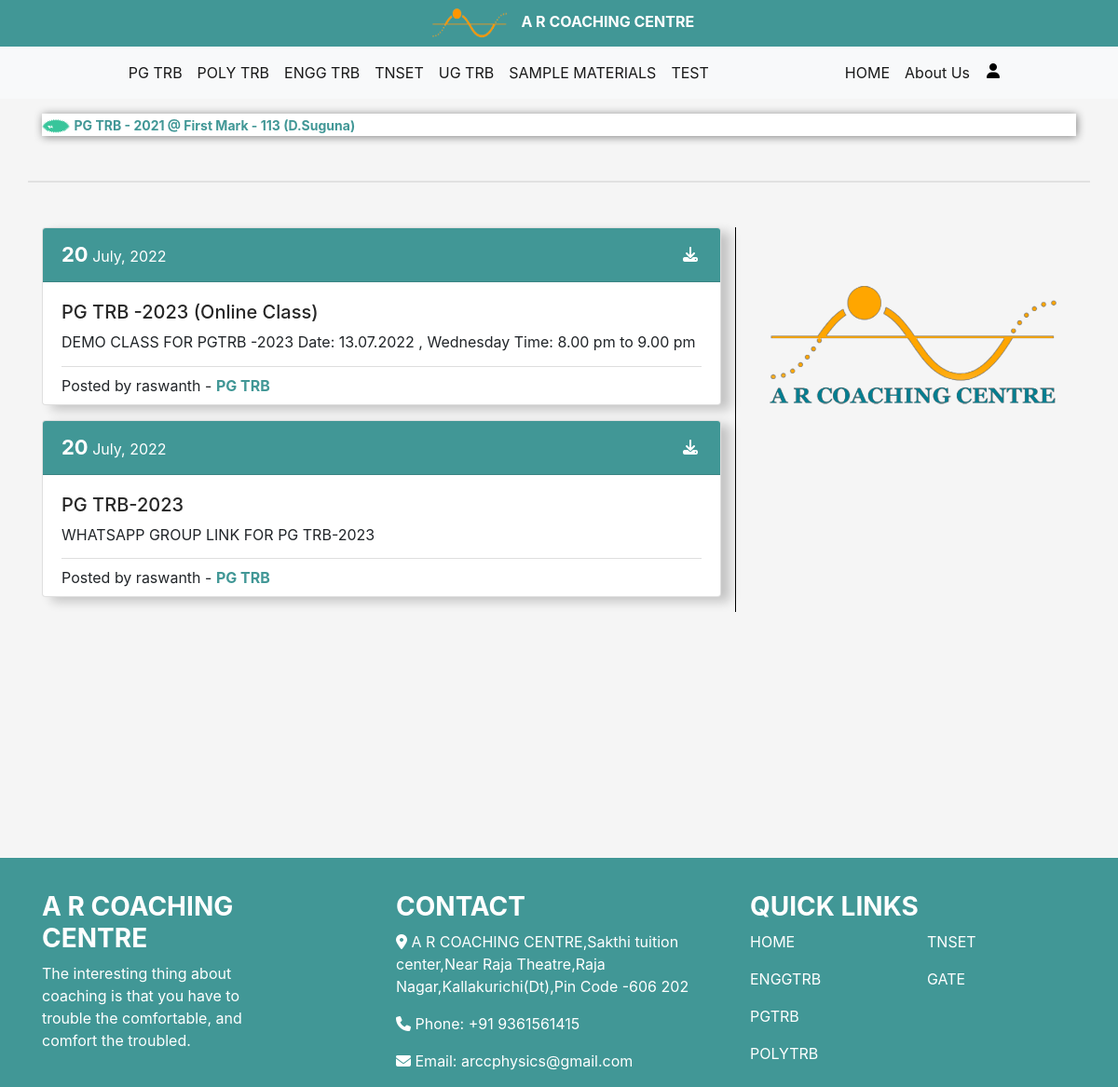
The page /pgtrb on the database as committed earlier.
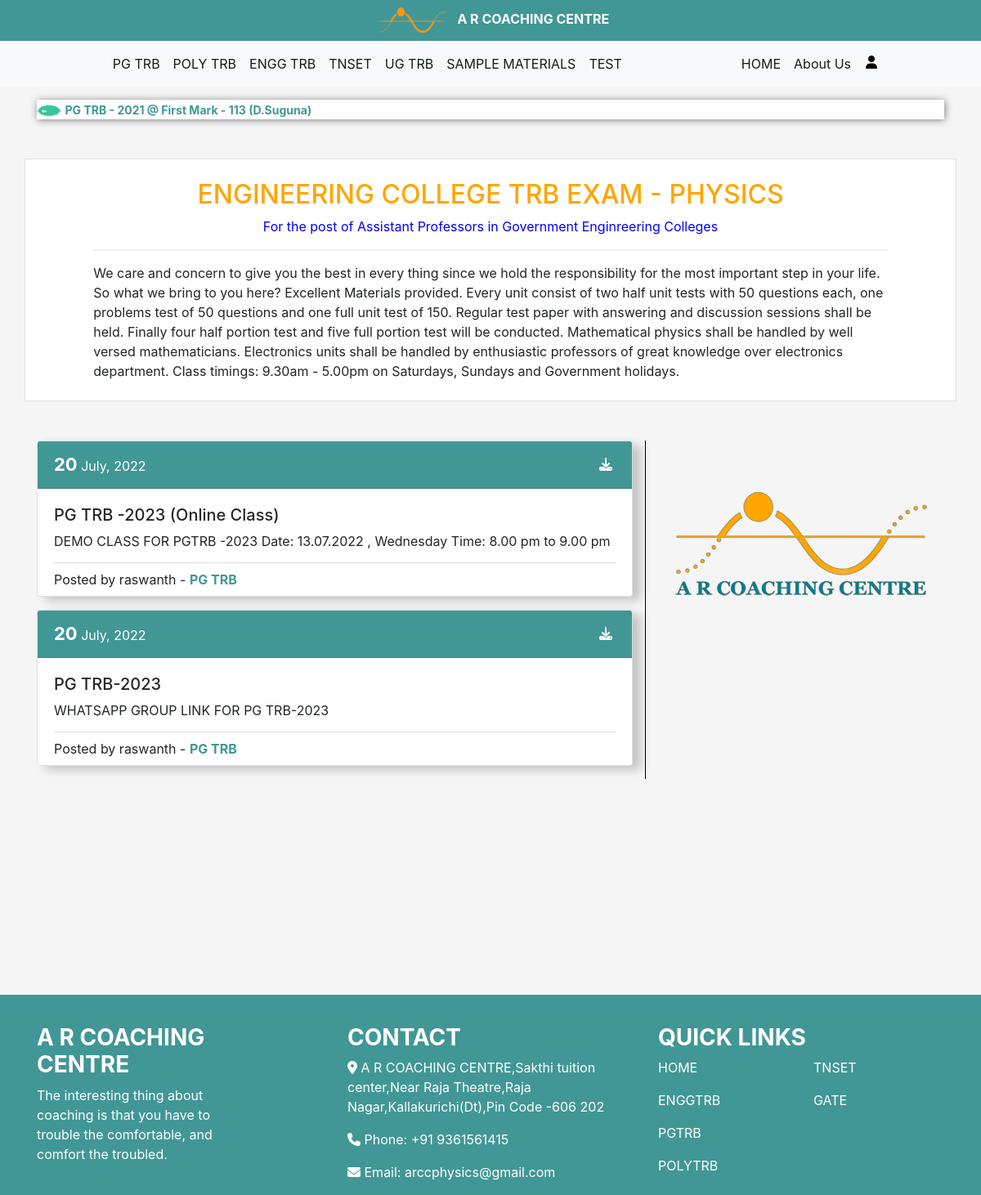
The same page on the database as committed later.
### blog/models.py (models this page shows, shortened)
class Announcement(models.Model):
	announcement = RichTextField(max_length=500)
	time = models.DateTimeField(default=timezone.now)
	author = models.ForeignKey(User, on_delete=models.CASCADE)

class Post(models.Model):
	title = models.CharField(max_length=255)
	content = RichTextField()
	date_posted = models.DateTimeField(auto_now_add=True)
	author = models.ForeignKey(User, on_delete=models.CASCADE)
	tag =  models.CharField(max_length=255, null=False)
	link = models.CharField(max_length=255, blank=True)

class Content(models.Model):
	title = models.CharField(max_length=100)
	sub_title = models.CharField(max_length=200)
	subject = RichTextField(blank=True, null=True)
	nickname = models.CharField(max_length=20)

### blog/views.py (the view)
# urls.py: path('pgtrb',views.contentPage, name='pgtrb'),
def contentPage(request):
    context={
        'contents':Content.objects.filter(nickname='ENGG TRB'),
        'posts' : Post.objects.filter(tag='PG TRB').order_by('date_posted'),
        'announcements' : Announcement.objects.all()
    }
    return render(request, "blog/content.html", context)

### blog/templates/blog/content.html (shortened to what this page needs)
{% extends "blog/base.html" %}
{% block content%}
<div class="container my-5" style="background-color: white; border: 1px solid rgb(225, 225, 225);">
    {% for Content in contents %}
    <div class="m-md-4 m-sm-3" style="padding-left:4%; padding-right:4%;">
        <h2 style="color: orange; text-align: center">{{ Content.title }}</h2>
        <p style="text-align: center; color: blue">{{ Content.sub_title }}</p>
        <hr>
        <div>
          {{ Content.subject|safe }}
        </div>
    </div>
    {% endfor %}
</div>
<div class="container mt-5">
    <div class="row">
        <div class="col-md-8 col-sm-12 card1">
        {% for Post in posts %}
        <div class="card mb-3" style="box-shadow:10px 5px 12px rgba(0, 0, 0, 0.2);">
            <div class="card-header" style="background-color: rgb(65, 151, 150); color: white;">
                <b style="font-size: 22px">{{Post.date_posted|date:"d"}}</b>
                <c>{{Post.date_posted|date:"F, Y"}}</c>
                <a href="http://{{Post.link}}" class="fa fa-download float-right mt-2 mr-1" style="color: white;"></a>
            </div>
            <div class="card-body">
                <h5 style="color: rgb(39, 39, 39)">{{Post.title}}</h5>
                {{Post.content|safe}}
                <div class="post-sub pt-2 pb-2">
                    <p style="margin: 0">Posted by {{Post.author}} - <b style="color: rgb(65, 151, 150)">{{Post.tag}}</b></p>
                </div>
            </div>
        </div>
        {% endfor %}
    </div>
            <div class="col-md-4 col-sm-10">
                <img src="/static/images/logo.png" alt="" width="100%">
            </div>
        </div>
</div>
{% endblock content%}

### blog/templates/blog/base.html (shortened to what this page needs)
{% load static %}
<!DOCTYPE html>
<html lang="en">
<head>
    <link rel="stylesheet" href="https://cdn.jsdelivr.net/npm/bootstrap@4.0.0/dist/css/bootstrap.min.css">
    <link href="{% static 'css/base.css' %}" rel="stylesheet" >
</head>
<body>
    <header>
        <nav class="container-fluid" style="text-align: center; background-color: rgb(65, 151, 150);">
            <img src="/static/images/logo-head.png" alt="" height="50" width="100">
            <a href="{% url 'main' %}" class="" style="color: white; text-decoration: none;"><b>A R COACHING CENTRE</b></a>
        </nav>
        <nav class="navbar navbar-expand-lg navbar-light bg-light" id="nav2">
            <div class="collapse navbar-collapse" id="navbarMenu" style="margin-left: 5%;">
              <ul class="navbar-nav mr-auto" style="margin-left: 5%;">
                <li class="nav-item active">
                  <a class="nav-link" href="{% url 'pgtrb' %}">PG TRB<span class="sr-only">(current)</span></a>
                </li>
                <li class="nav-item active">
                  <a class="nav-link" href="{% url 'polytrb' %}">POLY TRB</a>
                </li>
                <li class="nav-item active">
                  <a class="nav-link" href="{% url 'enggtrb' %}">ENGG TRB</a>
                </li>
                <li class="nav-item active">
                    <a class="nav-link" href="{% url 'tnset' %}">TNSET</a>
                </li>
                <li class="nav-item active">
                    <a class="nav-link" href="{% url 'ugtrb' %}">UG TRB</a>
                </li>
                <li class="nav-item active">
                    <a class="nav-link" href="{% url 'sample' %}">SAMPLE MATERIALS</a>
                </li>
                <li class="nav-item active">
                    <a class="nav-link" href="{% url 'slogin' %}">TEST</a>
                </li>
                </ul>
                <ul class="navbar-nav" style="margin-right: 10%; display: flex;">
                    <li class="nav-item active">
                        <a class="nav-link" href="{% url 'main' %}">HOME</a>
                    </li>
                    <li class="nav-item active">
                        <a class="nav-link" href="{% url 'about' %}">About Us</a>
                    </li>
                    <li class="nav-item active">
                        {% if user.is_authenticated %}
                            <a href="{% url 'logout' %}"><i style="margin-left: 10px; margin-top: 10px; color: black;" class="fa fa-solid fa fa-user"></i></a>
                        {% else %}
                            <a href="{% url 'login' %}"><i style="margin-left: 10px; margin-top: 10px; color: black;" class="fa fa-solid fa fa-user"></i></a>
                        {% endif %}
                    </li>
                </ul>
            </div>
        </nav>
    </header>
    <main>
    <div class="container mt-3">
      <div style="background-color: white; box-shadow: 1px 1px 10px grey">
        {% for Announcement in announcements %}
                <marquee direction="left">
                    <img src="/static/images/new.gif" height=15 width=30>
                    <a style="font-size: 14px; color: rgb(65, 151, 150)"><b>{{Announcement.announcement}}</b></a>
                </marquee>
        {% endfor %}
      </div>
    </div>
    <div>
        {% block content %}{% endblock content %}
        <br>
    </div>
</main>
<section>
  <footer class="text-white">
    <div class="static-bottom" style="margin-top:2% ">
      <div class="container">
        <div class="row">
          <div class="col-md-3 footer-about wow fadeInUp">
            <h3><b>A R COACHING CENTRE</b></h3>
            <p>
              The interesting thing about coaching is that you have to trouble the comfortable, and comfort the troubled.
            </p>
                </div>
          <div class="col-md-4 offset-md-1 footer-contact wow fadeInDown">
            <h3><b>CONTACT</b></h3>
                <p><i class="fas fa-map-marker-alt"></i> A R COACHING CENTRE,Sakthi tuition center,Near Raja Theatre,Raja Nagar,Kallakurichi(Dt),Pin Code -606 202</p>
                <p><i class="fas fa-phone"></i> Phone: +91 9361561415</p>
                <p><i class="fas fa-envelope"></i> Email: <a href="mailto:arccphysics@domain.com" style="color: white;">arccphysics@gmail.com</a></p>
                </div>
                <div class="col-md-4 footer-links wow fadeInUp">
                  <div class="row">
                    <div class="col">
                      <h3><B>QUICK LINKS</B></h3>
                    </div>
                  </div>
                  <div class="row">
                    <div class="col-md-6">
                      <p><a class="scroll-link" href="#top-content" style="color: white;">HOME</a></p>
                      <p><a href="#" style="color: white;">ENGGTRB</a></p>
                      <p><a href="#" style="color: white;">PGTRB</a></p>
                      <p><a href="#" style="color: white;">POLYTRB</a></p>
                    </div>
                    <div class="col-md-6">
                      <p><a href="#" style="color: white;">TNSET</a></p>
                      <p><a href="#" style="color: white;">GATE</a></p>
                    </div>
                  </div>
                </div>
          </div>
      </div>
    </div>
  </footer>
</section>
</body>
</html>

### blog/static/css/base.css (style rules this page uses)
@media (min-width: 768px) { .card1 { border-right: 1px solid black; } }
body { background-color: rgb(245, 245, 245); }
li { list-style: none; }
a { text-decoration: none; }
.post-sub { border-top: 1px solid rgb(222, 222, 222); margin-bottom: -20px; margin-top: 2%; }
footer { margin:auto; position: sticky; margin-bottom: 0%; margin-top: 20%; background-color: rgb(65, 151, 150); width:100%; padding-top: 1%; }

Rows that differ between the two databases and show on the page:
now on this page (row edited): Content: title "ENGINEERING COLLEGE TRB EXAM - PHYSICS", sub_title "For the post of Assistant Professors in Government Enginreering Colleges", subject "We care and concern to give you the best in every thing since we hold the responsibility for the most important step in your life. So what we bring to you here? Excellent Materials provided. Every unit consist of two half unit tests with 50 questions each, one problems test of 50 questions and one full unit test of 150. Regular test paper with answering and discussion sessions shall be held. Finally four half portion test and five full portion test will be conducted. Mathematical physics shall be handled by well versed mathematicians. Electronics units shall be handled by enthusiastic professors of great knowledge over electronics department. Class timings: 9.30am - 5.00pm on Saturdays,…"
